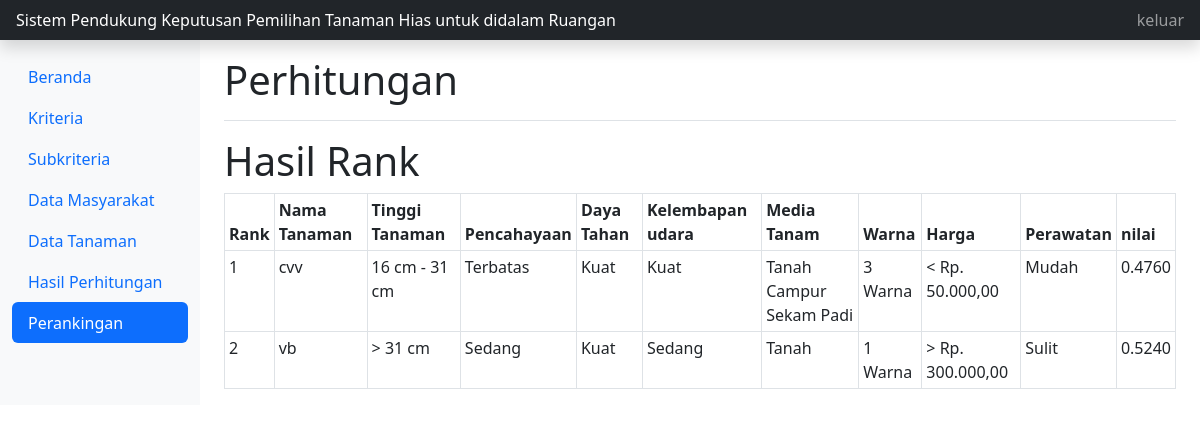
Page /admin/perhitungan/perangkingan.php on the committed database.
### tables this page shows
CREATE TABLE `kriteria` (
  `id_kriteria` int(11) NOT NULL,
  `nama_kriteria` varchar(255) NOT NULL,
  `jenis` varchar(255) NOT NULL,
  `bobot_kriteria` double NOT NULL
);

CREATE TABLE `tanaman` (
  `id_tanaman` int(11) NOT NULL,
  `nama_tanaman` varchar(255) NOT NULL,
  `tinggi_tanaman` varchar(255) NOT NULL,
  `pencahayaan` varchar(255) NOT NULL,
  `daya_tahan` varchar(255) NOT NULL,
  `kelembapan` varchar(255) NOT NULL,
  `media_tanam` varchar(255) NOT NULL,
  `warna` varchar(255) NOT NULL,
  `harga` varchar(255) NOT NULL,
  `perawatan` varchar(255) NOT NULL,
  `nilai` double NOT NULL
);

### admin/perhitungan/perangkingan.php (the view, shortened to what this page needs)
<!doctype html>
<?php
include "../../koneksi.php";
 ?>
<html lang="en">
  <head>
	<link href="../../assets/bootstrap/css/bootstrap.min.css" rel="stylesheet">
    <link href="../../assets/index.css" rel="stylesheet">
  </head>
  <body>
<header class="navbar navbar-dark sticky-top bg-dark flex-md-nowrap p-0 shadow">
  <a class="navbar-brand col-md-3 col-lg-2 me-0 px-3 fs-6" href="#">Sistem Pendukung Keputusan Pemilihan Tanaman Hias untuk didalam Ruangan</a>
  <div class="navbar-nav">
    <div class="nav-item text-nowrap">
      <a class="nav-link px-3" href="../keluar.php">keluar</a>
    </div>
  </div>
</header>
<div class="container-fluid">
  <div class="row">
    <nav id="sidebarMenu" class="col-md-3 col-lg-2 d-md-block bg-light sidebar collapse">
      <div class="position-sticky pt-3 sidebar-sticky">
        <ul class="nav flex-column nav-pills">
          <li class="nav-item">
            <a class="nav-link" aria-current="page" href="../index-admin.php">
              Beranda
            </a>
          </li>
          <li class="nav-item">
            <a class="nav-link " href="../kriteria/data-kriteria.php">
              Kriteria
            </a>
          </li>
          <li class="nav-item">
            <a class="nav-link" href="../subkriteria/data-subkriteria.php">
              Subkriteria
            </a>
          </li>
          <li class="nav-item">
            <a class="nav-link" href="../masyarakat/data-masyarakat.php">
              Data Masyarakat
            </a>
          </li>
          <li class="nav-item">
            <a class="nav-link " href="../tanaman/data-tanaman.php">
              Data Tanaman
            </a>
          </li>
          <li class="nav-item">
            <a class="nav-link" href="data-nilai.php">
              Hasil Perhitungan
            </a>
          </li>
          <li class="nav-item">
            <a class="nav-link active" href="perangkingan.php">
              Perankingan
            </a>
          </li>
        </ul>
      </div>
    </nav>
    <main class="col-md-9 ms-sm-auto col-lg-10 px-md-4">
      <div class="d-flex justify-content-between flex-wrap flex-md-nowrap align-items-center pt-3 pb-2 mb-3 border-bottom">
        <h1 class="h1">Perhitungan</h1>
      </div>
     <h1 class="h1">Hasil Rank</h1>
     <table class="table table-bordered table-sm">
       <thead>
         <tr>
              <th>Rank</th>
              <th>Nama Tanaman</th>
              <?php
            $sql = "SELECT * FROM kriteria";
            foreach ($dbh->query($sql) as $data) :
            ?>
              <th scope="col"><?php echo $data['nama_kriteria']?></th>
          <?php
          endforeach;
             ?>
             <th>nilai</th>
            </tr>
       </thead>
       <tbody>
        <?php
         $i = 1;
            $sql = "SELECT * FROM tanaman ORDER BY nilai";
            foreach ($dbh->query($sql) as $data) :
          ?>
          <tr>
            <td><?php echo $i ?></td>
            <td><?php echo $data['nama_tanaman'] ?></td>
            <td><?php echo $data['tinggi_tanaman'] ?></td>
            <td><?php echo $data['pencahayaan'] ?></td>
            <td><?php echo $data['daya_tahan'] ?></td>
            <td><?php echo $data['kelembapan'] ?></td>
            <td><?php echo $data['media_tanam'] ?></td>
            <td><?php echo $data['warna'] ?></td>
            <td><?php echo $data['harga'] ?></td>
            <td><?php echo $data['perawatan'] ?></td>
            <td><?php echo number_format($data['nilai'],4) ?></td>
          </tr>
          <?php
          $i++;
        endforeach;
           ?>
       </tbody>
     </table>
    </main>
  </div>
</div>
  </body>
</html>

### rows in the picture
kriteria: nama_kriteria "Tinggi Tanaman"
kriteria: nama_kriteria "Pencahayaan"
kriteria: nama_kriteria "Daya Tahan"
kriteria: nama_kriteria "Kelembapan udara"
kriteria: nama_kriteria "Media Tanam"
kriteria: nama_kriteria "Warna"
kriteria: nama_kriteria "Harga"
kriteria: nama_kriteria "Perawatan"
tanaman: nama_tanaman "cvv", tinggi_tanaman "16 cm - 31 cm", pencahayaan "Terbatas", daya_tahan "Kuat", kelembapan "Kuat", media_tanam "Tanah Campur Sekam Padi", warna "3 Warna", harga "< Rp. 50.000,00", perawatan "Mudah", nilai "0.4760"
tanaman: nama_tanaman "vb", tinggi_tanaman "> 31 cm", pencahayaan "Sedang", daya_tahan "Kuat", kelembapan "Sedang", media_tanam "Tanah", warna "1 Warna", harga "> Rp. 300.000,00", perawatan "Sulit", nilai "0.5240"
